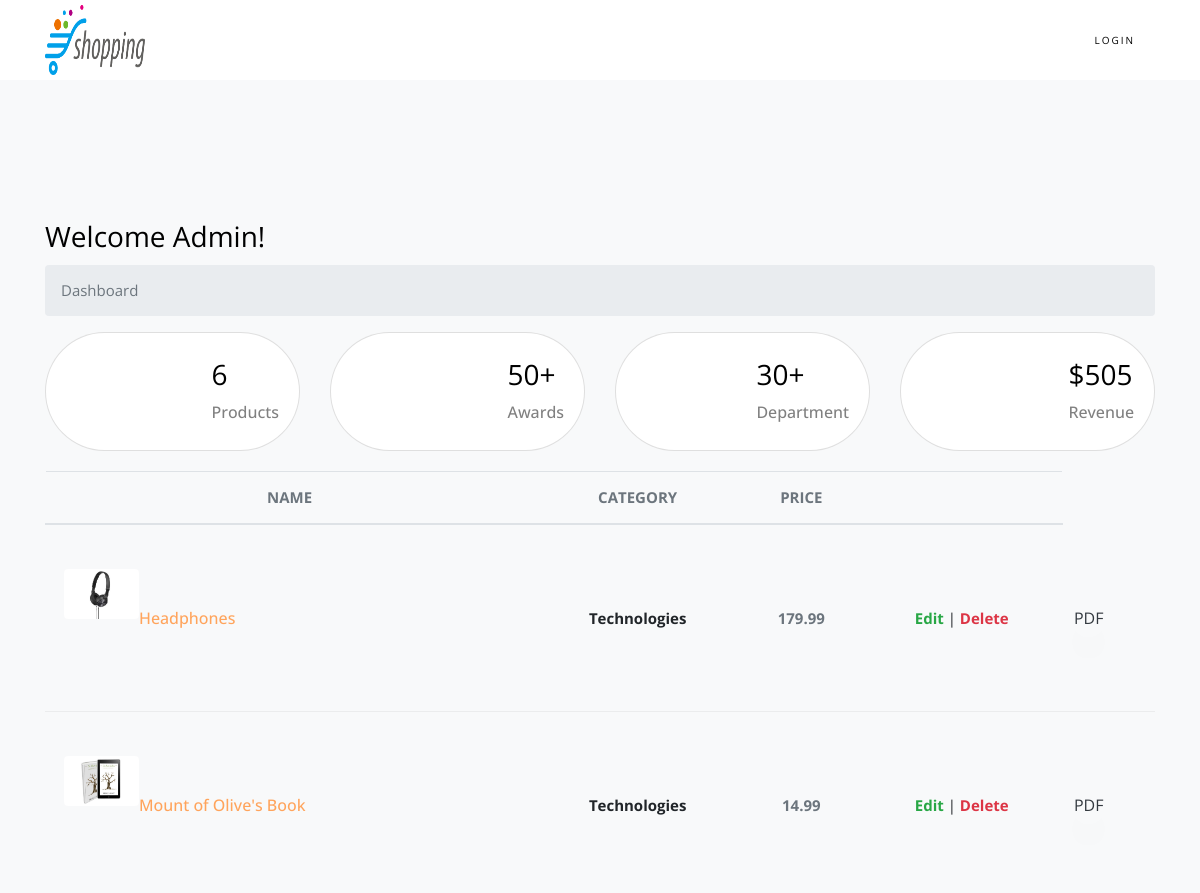
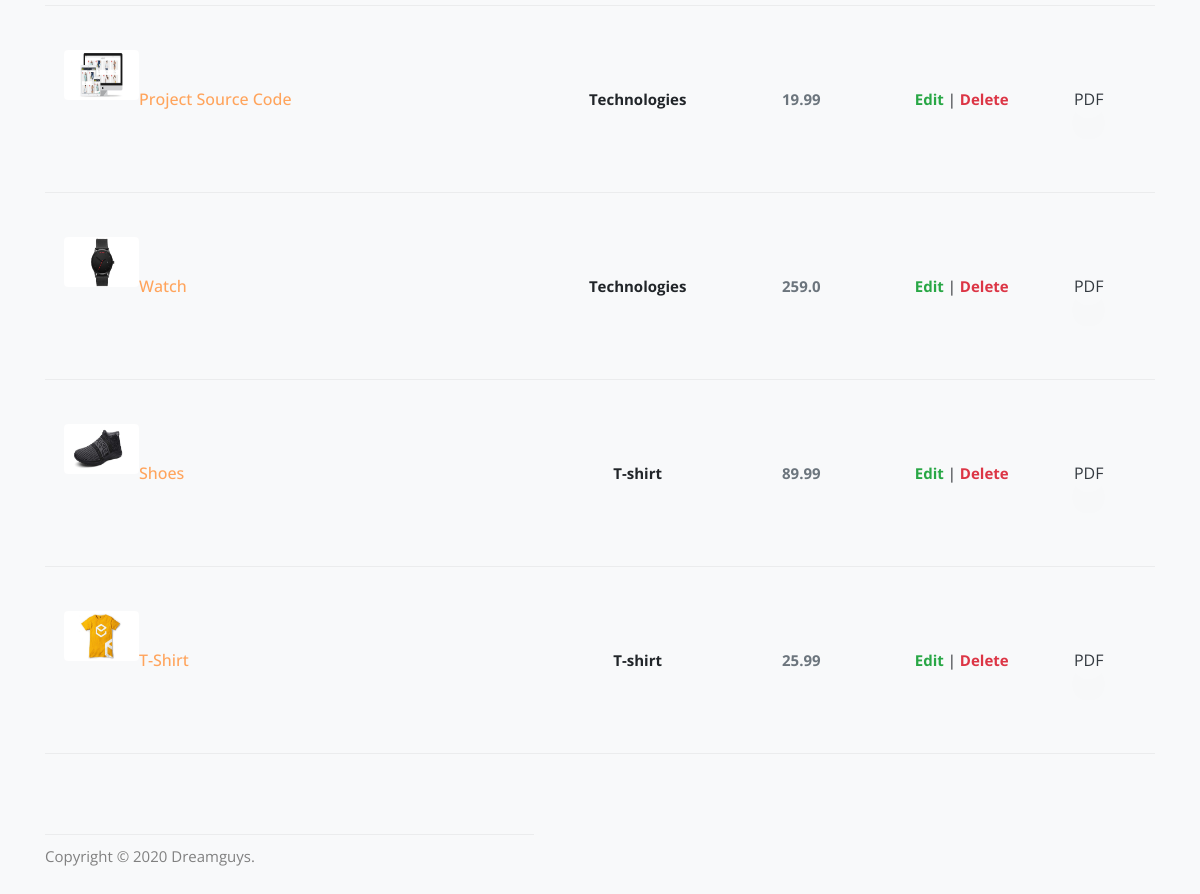
/dashboard/, run on the app's committed database (2 pictures, top to bottom).
### store/models.py (models this page shows, shortened)
class Product(models.Model):
	name = models.CharField(max_length=200)
	category = models.ForeignKey(Category,on_delete=models.CASCADE, null=True, blank=True)
	price = models.FloatField()
	digital = models.BooleanField(default=False,null=True, blank=True)
	image = models.ImageField(null=True, blank=True)

class Category(models.Model):
	id = models.UUIDField(primary_key=True, default=uuid.uuid4, editable=False)
	name = models.CharField(max_length=50, default='TV')
	def __str__(self):
		return self.name

### store/views.py (the view)
# urls.py: path('dashboard/', views.Dashboard, name="dashboard"),
def Dashboard(request):
	total_products = Product.objects.all().count()
	products = Product.objects.all()
	context={
		'total_products':total_products,
		'products':products,
	}
	return render(request, "dashboard.html", context)

### store/templates/dashboard.html (shortened to what this page needs)
{% extends 'store/main.html' %}
{% load static %}
{% block content %}
       <div class="page-header">
          <div class="row">
             <div class="col-sm-12">
                <h3 class="page-title">Welcome Admin!</h3>
                <ul class="breadcrumb">
                   <li class="breadcrumb-item active">Dashboard</li>
                </ul>
             </div>
          </div>
       </div>
       <div class="row">
          <div class="col-xl-3 col-sm-6 col-12 d-flex ">
             <div class="card bg-one w-100 rounded-pill">
                <div class="card-body">
                   <div class="db-widgets d-flex justify-content-between align-items-center">
                      <div class="db-info">
                         <h3>{{total_products}}</h3>
                         <h6>Products</h6>
                      </div>
                   </div>
                </div>
             </div>
          </div>
          <div class="col-xl-3 col-sm-6 col-12 d-flex">
             <div class="card bg-two w-100 rounded-pill">
                <div class="card-body ">
                   <div class="db-widgets d-flex justify-content-between align-items-center">
                      <div class="db-info">
                         <h3>50+</h3>
                         <h6>Awards</h6>
                      </div>
                   </div>
                </div>
             </div>
          </div>
          <div class="col-xl-3 col-sm-6 col-12 d-flex">
             <div class="card bg-three w-100  rounded-pill">
                <div class="card-body">
                   <div class="db-widgets d-flex justify-content-between align-items-center">
                      <div class="db-info">
                         <h3>30+</h3>
                         <h6>Department</h6>
                      </div>
                   </div>
                </div>
             </div>
          </div>
          <div class="col-xl-3 col-sm-6 col-12 d-flex">
             <div class="card bg-four w-100 rounded-pill">
                <div class="card-body">
                   <div class="db-widgets d-flex justify-content-between align-items-center">
                      <div class="db-info">
                         <h3>$505</h3>
                         <h6>Revenue</h6>
                      </div>
                   </div>
                </div>
             </div>
          </div>
       </div>
       <div class="row">
            <div class="col-sm-12">
                <div class="card-body px-0 pb-2">
                    <div class="table-responsive p-0">
                      <table class="table align-items-center mb-0">
                        <thead>
                          <tr>
                            <th class="text-uppercase text-secondary text-xxs font-weight-bolder opacity-7">Name</th>
                            <th class="text-uppercase text-secondary text-xxs font-weight-bolder opacity-7 ps-2">Category</th>
                            <th class="text-center text-uppercase text-secondary text-xxs font-weight-bolder opacity-7">Price</th>
                            <th class="text-secondary opacity-7"></th>
                          </tr>
                        </thead>
                        <tbody>
                            {% for product in products %}
                            <tr>
                              <td>
                                <div class="d-flex px-2 py-1">
                                  <div>
                                    {% if product.image %}
                                      <img src="{{product.image.url}}" width="75" height="50" class="user-img mb-5 rounded">
                                      {% else %}
                                      <img src="{% static 'images/logo.png' %}" class="avatar avatar-sm me-3" alt="xd">
                                      {% endif %}
                                  </div>
                                  <div class="d-flex flex-column justify-content-center">
                                    <h6 class="mb-0 text-sm"><a href="{% url 'detail' product.id  %}" >
                                       {{product.name}}
                                    </a></h6>
                                  </div>
                                </div>
                              </td>
                            <td class="align-middle text-center">
                              <p class="text-xs font-weight-bold mb-0">{{product.category}}</p>
                            </td>
                            <td class="align-middle text-center">
                              <span class="text-secondary text-xs font-weight-bold">{{product.price}}</span>
                            </td>
                            <td class="align-middle">
                              <a href="" class="text-secondary font-weight-bold text-xs text-success" data-toggle="tooltip" data-original-title="Edit user">
                                Edit
                              </a> |
                              <a href="" class="text-secondary font-weight-bold text-xs text-danger" data-toggle="tooltip" data-original-title="Edit user">
                                Delete
                              </a>
                            </td>
                            <td>
                              <div class="d-flex align-items-center text-sm">
                                <a href="" class="btn btn-link text-dark text-sm mb-0 px-0 ms-4"> PDF</a>
                              </div>
                            </td>
                          </tr>
                          {% endfor %}
                          <tr>
                            <td class="align-middle text-sm">
                            </td>
                          </tr>
                        </tbody>
                      </table>
                    </div>
                  </div>
            </div>
        </div>
    <footer>
       <p>Copyright © 2020 Dreamguys.</p>
    </footer>
{% endblock content %}

### static/css/main.css (style rules this page uses)
body { background-color: hsl(0, 0%, 98%); }
h1,h2,h3,h4,h5,h6 { color:hsl(0, 0%, 30%); }
.btn { border-radius: 0; }

### data on the page
Product: image (picture), name "Headphones", category "Technologies", price "179.99"
Product: image (picture), name "Mount of Olive's Book", category "Technologies", price "14.99"
Product: image (picture), name "Project Source Code", category "Technologies", price "19.99"
Product: image (picture), name "Watch", category "Technologies", price "259.0"
Product: image (picture), name "Shoes", category "T-shirt", price "89.99"
Product: image (picture), name "T-Shirt", category "T-shirt", price "25.99"

### other printed values
{{ total_products }} "6"
